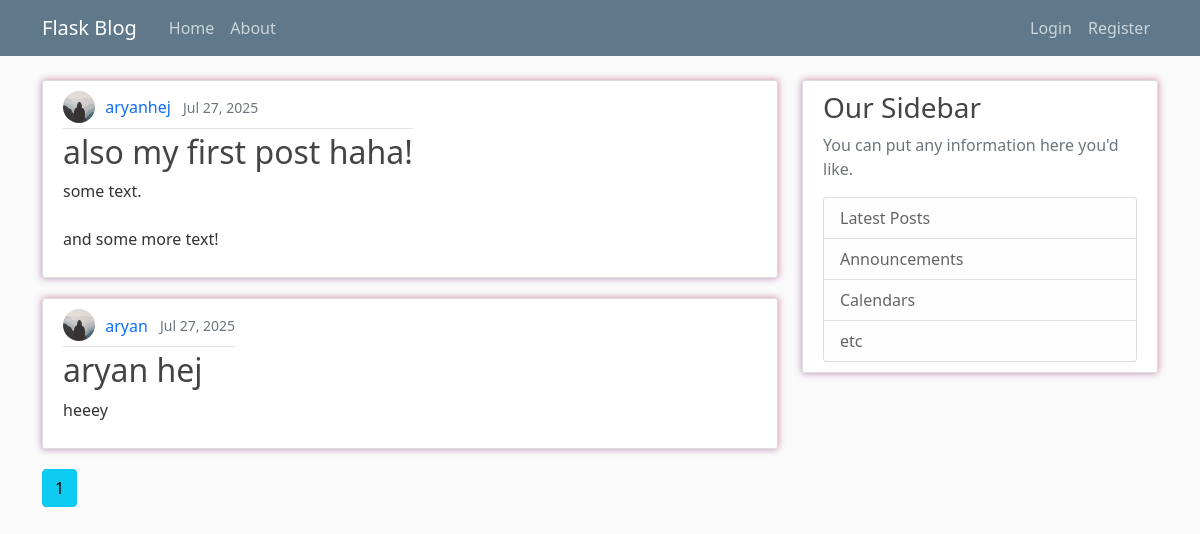
Page /home on the earlier database version.
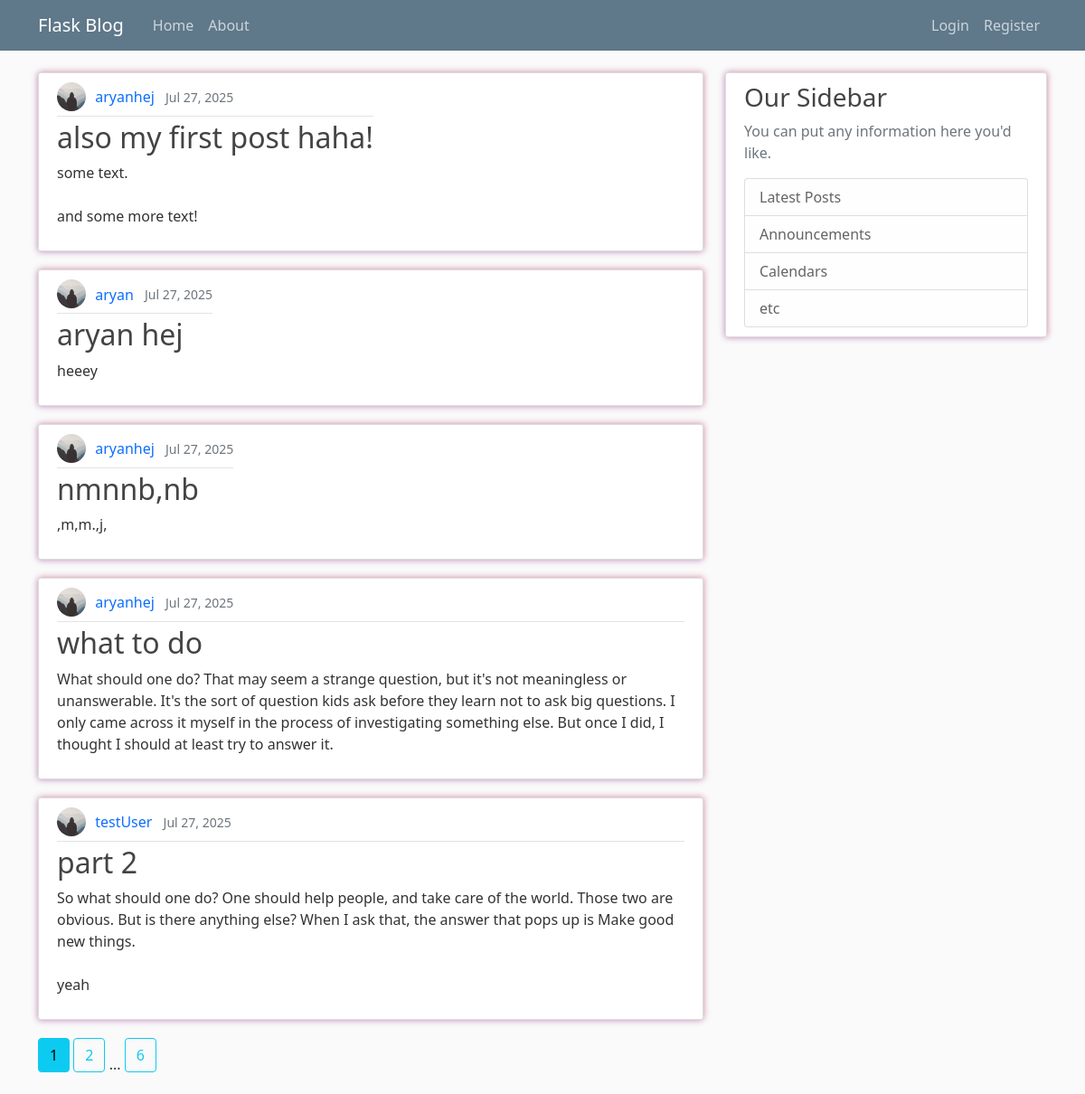
Same page on the later database version.
### flasknetwork/models.py (models this page shows, shortened)
class Post(db.Model):
    id = db.Column(db.Integer, primary_key=True)
    title = db.Column(db.String(100), nullable=False)
    date_posted = db.Column(db.DateTime, nullable=False, default=datetime.utcnow)
    content = db.Column(db.Text, nullable=False)
    user_id = db.Column(db.Integer, db.ForeignKey('user.id'), nullable=False)

class User(db.Model, UserMixin): # the *table* name is 'user' by default, not 'User'
    id = db.Column(db.Integer, primary_key=True)
    username = db.Column(db.String(20), unique=True, nullable=False)
    email = db.Column(db.String(120), unique=True, nullable=False)
    image_file = db.Column(db.String(20), nullable=False, default='default.jpg')
    password = db.Column(db.String(60), nullable=False)
    posts = db.relationship('Post', backref='author', lazy=True)

### flasknetwork/routes.py (the view)
@app.route('/')
@app.route('/home')
def home():
    page=request.args.get('page', 1, type=int)
    posts = Post.query.paginate(page=page, per_page=5)
    return render_template('home.html', title='Home Page', posts=posts)

### flasknetwork/templates/home.html
{% extends "layout.html" %}
{% block content %}
    {% for post in posts.items %}
        <article class="d-flex align-items-center content-section">
            <div>
                <div class="article-metadata">
                    <img class="rounded-circle article-img" src="{{ url_for('static', filename='profile_pics/' + post.author.image_file) }}" alt="{{ post.author.username }}'s profile picture">
                    <a class="me-2 author-link" href="#">{{ post.author.username }}</a>
                    <small class="text-muted">{{ post.date_posted.strftime('%b %d, %Y') }}</small>
                </div>
                <h2>
                    <a class="article-title" href="{{ url_for('post', post_id=post.id) }}">{{ post.title }}</a>
                </h2>
                <p class="article-content">{{ post.content }}</p>
            </div>
        </article>
    {% endfor %}
    {% for page_num in posts.iter_pages(left_edge=1, right_edge=1, left_current=1, right_current=1) %}
        {% if page_num %}
            {% if posts.page == page_num %}
                <a class="btn btn-info mb-4" href="{{ url_for('home', page=page_num) }}">{{ page_num }}</a>
            {% else %}
                <a class="btn btn-outline-info mb-4" href="{{ url_for('home', page=page_num) }}">{{ page_num }}</a>
            {% endif %}
        {% else %}
            ...
        {% endif %}
    {% endfor %}
{% endblock content %}

### flasknetwork/templates/layout.html (shortened to what this page needs)
<!DOCTYPE html>
<html lang="en">
<head>
    <link href="https://cdn.jsdelivr.net/npm/bootstrap@5.0.2/dist/css/bootstrap.min.css" rel="stylesheet">
    <link rel="stylesheet" href="{{ url_for('static', filename='css/main.css') }}">
</head>
<body>
    <header class="site-header">
        <nav class="navbar navbar-expand-md navbar-dark bg-steel fixed-top">
            <div class="container">
                <a class="navbar-brand me-4" href="/">Flask Blog</a>
                <div class="collapse navbar-collapse" id="navbarToggle">
                    <div class="navbar-nav me-auto">
                        <a class="nav-link" href="{{ url_for('home') }}">Home</a>
                        <a class="nav-link" href="{{ url_for('about') }}">About</a>
                    </div>
                    <div class="navbar-nav">
                        {% if current_user.is_authenticated %}
                            <a class="nav-link" href="{{ url_for('new_post') }}">New Post</a>
                            <a class="nav-link" href="{{ url_for('account') }}">Account</a>
                            <a class="nav-link" href="{{ url_for('logout') }}">Logout</a>
                        {% else %}
                            <a class="nav-link" href="{{ url_for('login') }}">Login</a>
                            <a class="nav-link" href="{{ url_for('register') }}">Register</a>
                        {% endif %}
                    </div>
                </div>
            </div>
        </nav>
    </header>
    <main class="container">
        <div class="row">
            <div class="col-md-8">
                {% block content %}{% endblock content %}
            </div>
            <div class="col-md-4">
                <div class="content-section">
                    <h3>Our Sidebar</h3>
                    <p class='text-muted'>You can put any information here you'd like.</p>
                    <ul class="list-group">
                        <li class="list-group-item list-group-item-light">Latest Posts</li>
                        <li class="list-group-item list-group-item-light">Announcements</li>
                        <li class="list-group-item list-group-item-light">Calendars</li>
                        <li class="list-group-item list-group-item-light">etc</li>
                    </ul>
                </div>
            </div>
        </div>
    </main>
</body>
</html>

### flasknetwork/static/css/main.css (style rules this page uses)
body { background: #fafafa; color: #333333; margin-top: 5rem; }
h1, h2, h3, h4, h5, h6 { color: #444444; }
.bg-steel { background-color: #5f788a; }
.site-header .navbar-nav .nav-link { color: #cbd5db; }
.content-section { background: #ffffff; padding: 10px 20px; border: 1px solid #dddddd; border-radius: 3px; margin-bottom: 20px; box-shadow: -1px 1px 7px 0 rgba(86, 3, 150, 0.25), 1px -1px 7px 0 rgba(201, 12, 12, 0.25); }
a.article-title, a.author-link { text-decoration: none; }
.article-title { color: #444444; word-wrap: break-word; word-break: break-word; hyphens: auto; }
.article-content { white-space: pre-line; }
.article-img { height: 32px; width: 32px; margin-right: 6px; margin-bottom: 4px; vertical-align: middle; }
.article-metadata { padding-bottom: 1px; margin-bottom: 4px; border-bottom: 1px solid #e3e3e3 }

Differences in the rows shown:
added Post: image_file (placeholder picture), author.username "aryanhej", date_posted "Jul 27, 2025", title "nmnnb,nb", content ",m,m.,j,"
added Post: image_file (placeholder picture), author.username "aryanhej", date_posted "Jul 27, 2025", title "what to do", content "What should one do? That may seem a strange question, but it's not meaningless or unanswerable. It's the sort of question kids ask before they learn not to ask big questions. I only came across it myself in the process of investigating something else. But once I did, I thought I should at least try to answer it."
added Post: image_file (placeholder picture), author.username "testUser", date_posted "Jul 27, 2025", title "part 2", content "So what should one do? One should help people, and take care of the world. Those two are obvious. But is there anything else? When I ask that, the answer that pops up is Make good new things. yeah"
Other differences:
new list line: "2"
new list line: "6"
